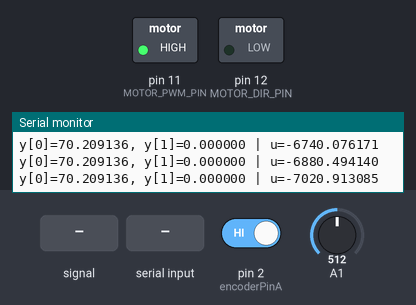
The sketch below on a simulated Arduino Uno, built with avr-gcc and run on an emulated ATmega328P. Shown: switched loads named in the sketch (green lamp = pin HIGH), the last lines printed to the serial monitor. Dashed ring = blinking. Inputs (shaded band) come from the test bench; at power-on: A1 = 512, pin 2 (encoderPinA) HIGH.

Above: at 1.2 s.
1.3 s: A1 fed a 2 Hz sine of ±306 counts around its level
At 1.91 s:
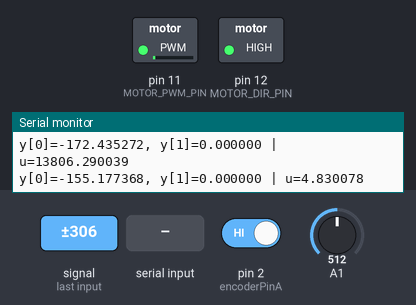
4.3 s: "run\n" received over Serial
At 5.5 s:
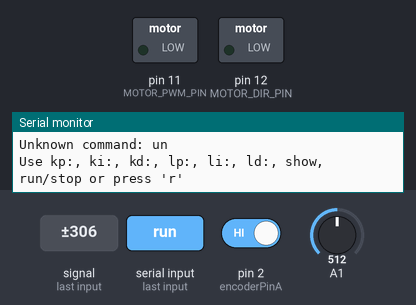
5.8 s: byte 114 ('r') received over Serial
At 8.05 s:
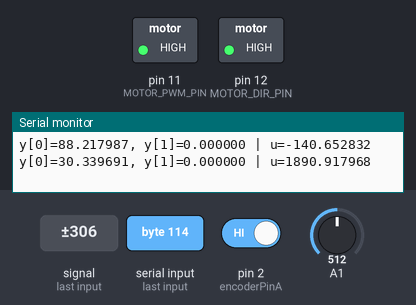
8.8 s: A1 set to 306
At 8.8 s:
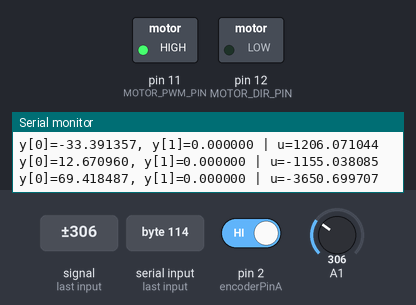
11.8 s: A1 set to 276
14.8 s: A1 set to 248
At 23.41 s:
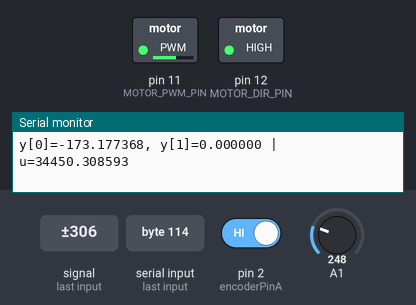
Timing chart, 0 to 25.3 s (numbered marks = the images above; inputs shaded):
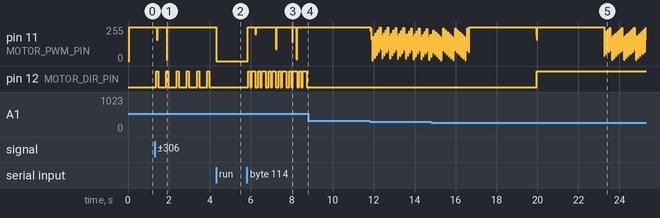

The sketch:

pid_realiz_time_delay.ino
```cpp
// ================== 아두이노 — 상태공간+PID 튜너블 버전 ==================

// 모터 제어 핀 (MD10C 방식)
const int MOTOR_DIR_PIN = 12;
const int MOTOR_PWM_PIN = 11;

// 인터럽트 핀 (A상, B상 엔코더용)
const int encoderPinA = 2;
const int encoderPinB = 7;

// 엔코더 관련 변수
volatile long encoderCount = 0;

// 아날로그 각도 센서 변수
float ADCvalue = 0;
float currentAngle = 0;
const float ADCmin = 104.0;
const float ADCmax = 919.0;
const float ANGLE_OFFSET = 77.3 -1.73 + 34.0;

// 목표값 및 오차
double targetAngle = 0.0;
double targetPosition = 0.0;
double angleError = 0.0;
double positionError = 0.0;

// ================== (수정) 튜닝 가능한 PID/LPD 게인들 ==================
// double Kp = 34, Ki = 2.5, Kd = 42;
// double Lp = 30, Li = 0.1, Ld = 3; // 10/13

double Kp = 34, Ki = 2, Kd = 40;
double Lp = 40, Li = 0, Ld = 3;

// double Kp = 26, Ki = 1.4, Kd = 36;
// double Lp = 30, Li = 0, Ld = 5;

// (참고) 상태공간 A, B는 고정 — 현재 사용 X(문헌형식 유지)
const double A[4][4] = {
  {1, 0, 0, 0},
  {0, 0, 0, 0},
  {0, 0, 1, 0},
  {0, 0, 0, 0}
};

const double B[4][2] = {
  {1, 0},
  {1, 0},
  {0, 1},
  {0, 1}
};

// ================== (수정) C, D는 게인에 따라 동적 갱신 ==================
double C[1][4] = { {0, 0, 0, 0} }; // {Ki, -Kd, Li, -Ld}
double D[1][2] = { {0, 0} };       // {Kp+Ki+Kd, Lp+Li+Ld}

void updateGainMatrices() {
  C[0][0] = Ki;
  C[0][1] = -Kd;
  C[0][2] = Li;
  C[0][3] = -Ld;
  D[0][0] = Kp + Ki + Kd;
  D[0][1] = Lp + Li + Ld;
}

// 상태, 출력, 입력
double state[4][1] = {{0},{0},{0},{0}};
double y[2][1]     = {{0},{0}};
double u[1][1]     = {{0}};

// 타이머
unsigned long lastControlTime = 0;
// 제어 샘플링 타임 50ms
const unsigned long controlInterval = 30;

// (추가) 구동 지연 20ms: 제어 입력 인가 직전에 적용
const unsigned long actuationDelayMs = 20;

// 실행 상태
bool isRunning = true;

// 바퀴 정보 (사용 X)
const float wheelRadiusM = 0.04;
const float wheelCircumferenceM = 2 * PI * wheelRadiusM;
const float countsPerRevolution = 255.0;

// 거리 계산 함수(라디안 단위)
float getCartDistanceM() {
  return (encoderCount * 2 * PI) / countsPerRevolution;
}

float cartPosition = 0;

// ADC 평균 필터 함수
float readFilteredADC(int pin, int sampleCount = 100) {
  long total = 0;
  for (int i = 0; i < sampleCount; i++) {
    total += analogRead(pin);
    delayMicroseconds(5);
  }
  return total / (float)sampleCount;
}

// 시리얼 입력 처리용 버퍼
char serialBuffer[40];
byte bufferIndex = 0;

// --------- 유틸: 현재 게인 출력 ---------
void printGains() {
  Serial.print("Gains | ");
  Serial.print("Kp="); Serial.print(Kp, 6);
  Serial.print(", Ki="); Serial.print(Ki, 6);
  Serial.print(", Kd="); Serial.print(Kd, 6);
  Serial.print(" | Lp="); Serial.print(Lp, 6);
  Serial.print(", Li="); Serial.print(Li, 6);
  Serial.print(", Ld="); Serial.println(Ld, 6);
}

// --------- 명령 파서 ---------
void parseCommand(const char* cmdLine) {
  // 공백만 들어오면 무시
  if (!cmdLine || !cmdLine[0]) return;

  // 소문자 키만 비교하도록 간단 처리
  // (아두이노 String을 쓰지 않고 C 문자열로 처리)
  char buf[40];
  byte n = 0;
  for (; n < sizeof(buf)-1 && cmdLine[n]; n++) {
    char c = cmdLine[n];
    if (c >= 'A' && c <= 'Z') c = c - 'A' + 'a';
    buf[n] = c;
  }
  buf[n] = '\0';

  // run/stop/show 단일 명령
  if (!strcmp(buf, "r") || !strcmp(buf, "run")) {
    isRunning = !isRunning;
    if (!isRunning) {
      stopMotor();
      Serial.println("System STOPPED.");
      // 상태/신호 리셋
      state[0][0] = state[1][0] = state[2][0] = state[3][0] = 0;
      y[0][0] = y[1][0] = 0;
      u[0][0] = 0;
      encoderCount = 0;
      // 최종 게인 출력
      printGains();
    } else {
      Serial.println("System RUNNING.");
      printGains();
    }
    return;
  }
  if (!strcmp(buf, "stop")) {
    if (isRunning) {
      isRunning = false;
      stopMotor();
      Serial.println("System STOPPED.");
      state[0][0] = state[1][0] = state[2][0] = state[3][0] = 0;
      y[0][0] = y[1][0] = 0;
      u[0][0] = 0;
      encoderCount = 0;
    }
    printGains();
    return;
  }
  if (!strcmp(buf, "show")) {
    printGains();
    return;
  }

  // key:value 형태 파싱
  const char* colon = strchr(buf, ':');
  if (!colon) {
    Serial.print("Unknown command: ");
    Serial.println(buf);
    Serial.println("Use kp:, ki:, kd:, lp:, li:, ld:, show, run/stop or press 'r'");
    return;
  }

  // key, value 분리
  char key[8];
  double val = 0.0;
  {
    size_t keyLen = (size_t)(colon - buf);
    if (keyLen >= sizeof(key)) keyLen = sizeof(key) - 1;
    memcpy(key, buf, keyLen);
    key[keyLen] = '\0';
    val = atof(colon + 1);
  }

  bool updated = false;

  // 호환 키: p -> kp, pp -> lp
  if (!strcmp(key, "kp") || !strcmp(key, "p")) { Kp = val; updated = true; }
  else if (!strcmp(key, "ki")) { Ki = val; updated = true; }
  else if (!strcmp(key, "kd")) { Kd = val; updated = true; }
  else if (!strcmp(key, "lp") || !strcmp(key, "pp")) { Lp = val; updated = true; }
  else if (!strcmp(key, "li")) { Li = val; updated = true; }
  else if (!strcmp(key, "ld")) { Ld = val; updated = true; }
  else if (!strcmp(key, "angle")) { targetAngle = val; Serial.print("targetAngle set to "); Serial.println(targetAngle, 6); }
  else if (!strcmp(key, "pos") || !strcmp(key, "position")) { targetPosition = val; Serial.print("targetPosition set to "); Serial.println(targetPosition, 6); }
  else {
    Serial.print("Unknown key: ");
    Serial.println(key);
    Serial.println("Valid keys: kp, ki, kd, lp, li, ld, angle, pos");
  }

  if (updated) {
    updateGainMatrices();
    Serial.print("Updated ");
    Serial.print(key);
    Serial.print(" = ");
    Serial.println(val, 6);
    printGains();
  }
}

void setup() {
  Serial.begin(115200);

  pinMode(MOTOR_DIR_PIN, OUTPUT);
  pinMode(MOTOR_PWM_PIN, OUTPUT);

  pinMode(encoderPinA, INPUT_PULLUP);
  pinMode(encoderPinB, INPUT_PULLUP);
  attachInterrupt(digitalPinToInterrupt(encoderPinA), updateEncoder, CHANGE);

  updateGainMatrices();   // 초기 C,D 세팅

  Serial.println("Press 'r' to start/stop the control loop.");
  Serial.println("Tune gains e.g., 'kp:35', 'ki:4', 'kd:42', 'lp:40', 'li:0', 'ld:3'. Type 'show' to print gains.");
}

void loop() {
  // ------------------- 시리얼 입력 처리 -------------------
  while (Serial.available() > 0) {
    char c = Serial.read();

    // 줄바꿈으로 커맨드 확정
    if (c == '\n' || c == '\r') {
      if (bufferIndex > 0) {
        serialBuffer[bufferIndex] = '\0';
        parseCommand(serialBuffer);
        bufferIndex = 0;
      }
      continue;
    }

    // 단일 'r' 즉시 토글 (시리얼 모니터 라인엔딩 없음 모드 호환)
    if ((c == 'r' || c == 'R') && bufferIndex == 0) {
      parseCommand("r");
      continue;
    }

    // 버퍼 저장
    if (bufferIndex < sizeof(serialBuffer) - 1) {
      serialBuffer[bufferIndex++] = c;
    } else {
      // 버퍼 오버플로 막기
      serialBuffer[sizeof(serialBuffer) - 1] = '\0';
      parseCommand(serialBuffer);
      bufferIndex = 0;
    }
  }

  // ------------------- 제어 루프 -------------------
  if (isRunning && (millis() - lastControlTime >= controlInterval)) {
    lastControlTime += controlInterval;

    // 1) ADC → 각도
    ADCvalue = readFilteredADC(A1, 100);
    currentAngle = (ADCvalue - ADCmin) * 360.0 / (ADCmax - ADCmin);
    currentAngle = constrain(currentAngle, 0.0, 360.0);

    // 2) 오프셋 보정
    currentAngle += ANGLE_OFFSET;
    if (currentAngle < 0) currentAngle += 360.0;
    if (currentAngle >= 360.0) currentAngle -= 360.0;

    // 3) -180 ~ +180 변환
    float relativeAngle = currentAngle;
    if (relativeAngle > 180.0) relativeAngle -= 360.0;

    // 4) 각도 오차 (목표는 0)
    targetAngle = 0.0;
    angleError = targetAngle - relativeAngle;

    // 5) 위치 오차
    cartPosition = getCartDistanceM();
    positionError = targetPosition - cartPosition;

    // 출력 벡터 y = [angleError, positionError]^T
    y[0][0] = angleError;
    y[1][0] = positionError;

    // ---- 제어 입력 u = C*x + D*y ----
    u[0][0] =
        C[0][0] * state[0][0] + C[0][1] * state[1][0] +
        C[0][2] * state[2][0] + C[0][3] * state[3][0] +
        D[0][0] * y[0][0]     + D[0][1] * y[1][0];

    // ================== (추가) 인가 지연 20 ms ==================
    // 이전 스텝의 모터 출력이 이 지연 동안 유지되며,
    // 지연 후 새 u가 반영됩니다.
    delay(actuationDelayMs);

    // 모터 구동 (부호로 방향, 크기로 PWM)
    double uCmd = -u[0][0]; // 기존 코드와 동일한 방향성 유지
    int pwmValue = constrain((int)fabs(uCmd), 0, 255);
    moveMotor(pwmValue, (uCmd > 0));

    // 디버그 출력
    Serial.print("y[0]="); Serial.print(y[0][0], 6);
    Serial.print(", y[1]="); Serial.print(y[1][0], 6);
    Serial.print(" | u=");   Serial.println(uCmd, 6);

    // ---- 상태 업데이트 (적분/미분 상태) ----
    state[0][0] = state[0][0] + y[0][0];
    state[1][0] =               y[0][0];
    state[2][0] = state[2][0] + y[1][0];
    state[3][0] =               y[1][0];
  }
}

// ------------------- 인터럽트/모터 함수들 -------------------

// 엔코더 인터럽트
void updateEncoder() {
  bool A = digitalRead(encoderPinA);
  bool B = digitalRead(encoderPinB);
  if (A == B) {
    encoderCount++;
  } else {
    encoderCount--;
  }
}

// 모터 제어
void moveMotor(int pwm, bool forward) {
  digitalWrite(MOTOR_DIR_PIN, forward ? HIGH : LOW);
  analogWrite(MOTOR_PWM_PIN, pwm);
}

// 모터 정지
void stopMotor() {
  analogWrite(MOTOR_PWM_PIN, 0);
}
```

Measured:
- the behaviour switches between 264 and 263 on A1 (found by bisection; images 4 and 5)
- after the input at 1.3 s, pin 11 (MOTOR_PWM_PIN): 255/255 → 161/255 after 0.11 s, → 255/255 0.03 s later, → 4/255 0.45 s later, → 255/255 0.03 s later; pin 12 (MOTOR_DIR_PIN): alternates HIGH for 0.10 s and LOW for 0.38 s, starting after 0.08 s
- after the input at 4.3 s, pin 12 (MOTOR_DIR_PIN): stops changing and stays LOW
- after the input at 5.8 s, pin 12 (MOTOR_DIR_PIN): LOW → HIGH after 0.07 s, then repeats every 0.48 s: LOW 0.07 s, HIGH 0.17 s, LOW 0.14 s, HIGH 0.10 s
- after the input at 8.8 s, pin 11 (MOTOR_PWM_PIN): stops changing and stays 255/255; pin 12 (MOTOR_DIR_PIN): stops changing and stays LOW
- after the input at 14.8 s, pin 12 (MOTOR_DIR_PIN): LOW → HIGH after 5.2 s
